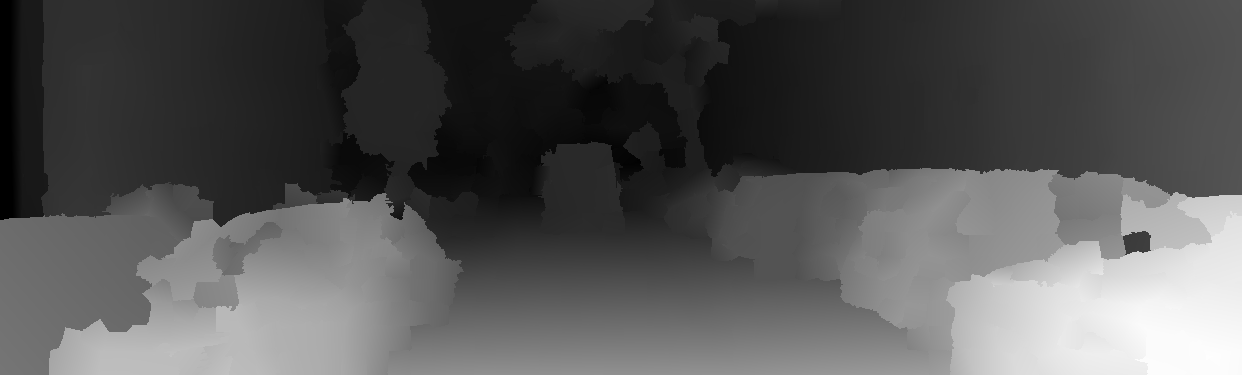
%> input picture data/disp_est.png, 1242 x 375 px
$ octave demo.m   (GNU Octave 9; MATLAB toolbox functions it lacks are replaced by stand-ins)
%> lines starting %> are read from the running program, lines starting %| are printed output that depends on the picture; in (x1, y1, x2, y2) boxes, pixels count from 0 and x2, y2 are one past the last pixel; in counts of white or black regions, pixels touching at a corner belong together; the program's own positions count from 1
%> in disp_read, I is the input picture: size 375x1242 uint16; min 0, max 29169, mean 9842.9
%> in disp_read, `D(I==0) = -1;`: D: size 375x1242 double; min -1, max 113.9, mean 38.4
%> call 2 of disp_read, with filename = 'data/disp_gt.png'
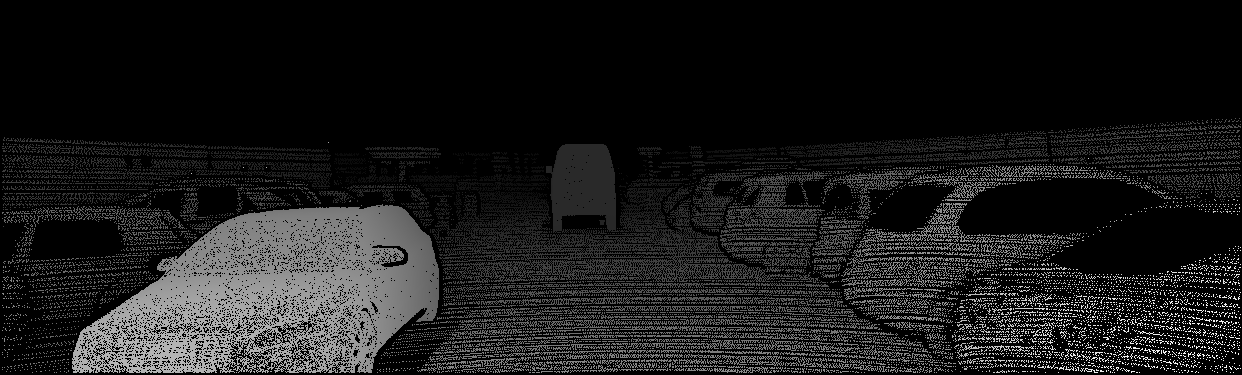
%> input picture data/disp_gt.png, 1242 x 375 px
%> in disp_read, I is the input picture: size 375x1242 uint16; min 0, max 29679, mean 3093.2
### disp_read.m
function D = disp_read (filename)
% loads disparity map D from png file
% for details see readme.txt

I = imread(filename);
D = double(I)/256;
D(I==0) = -1;

### disp_error.m
function d_err = disp_error (D_gt,D_est,tau)
%> called with tau = [3 0.05]

E = abs(D_gt-D_est);
n_err   = length(find(D_gt>0 & E>tau(1) & E./abs(D_gt)>tau(2)));
%> n_err = 15166
n_total = length(find(D_gt>0));
%> n_total = 111326
d_err = n_err/n_total;
%> d_err = 0.136

### disp_error_map.m
function [E,D_gt_val] = disp_error_map (D_gt,D_est)

D_gt_val = D_gt>=0;
E = abs(D_gt-D_est);
E(D_gt_val==0) = 0;

### disp_error_image.m
function D_err = disp_error_image (D_gt,D_est,tau,dilate_radius)

if nargin==3
  dilate_radius = 1;
end

[E,D_val] = disp_error_map (D_gt,D_est);
E = min(E/tau(1),(E./abs(D_gt))/tau(2));

cols = error_colormap();

D_err = zeros([size(D_gt) 3]);
for i=1:size(cols,1)
  [v,u] = find(D_val > 0 & E >= cols(i,1) & E <= cols(i,2));
  D_err(sub2ind(size(D_err),v,u,1*ones(length(v),1))) = cols(i,3);
  D_err(sub2ind(size(D_err),v,u,2*ones(length(v),1))) = cols(i,4);
  D_err(sub2ind(size(D_err),v,u,3*ones(length(v),1))) = cols(i,5);
end

D_err = imdilate(D_err,strel('disk',dilate_radius));

### disp_to_color.m
function I = disp_to_color (D,max_disp)
% computes color representation of disparity map
% code adapted from Oliver Woodford's sc.m
% max_disp optionally specifies the scaling factor

D = double(D);

if nargin==1
  max_disp = max(D(:));
end

I = disp_map(min(D(:)/max_disp,1));
I = reshape(I, [size(D,1) size(D,2) 3]);

%%%%%%%%%%%%%%%%%%%%%%%%%%%%%%%%%%
function I = disp_map(I)

map = [0 0 0 114; 0 0 1 185; 1 0 0 114; 1 0 1 174; ...
       0 1 0 114; 0 1 1 185; 1 1 0 114; 1 1 1 0];

bins  = map(1:end-1,4);
cbins = cumsum(bins);
bins  = bins./cbins(end);
cbins = cbins(1:end-1) ./ cbins(end);
ind   = min(sum(repmat(I(:)', [6 1]) > repmat(cbins(:), [1 numel(I)])),6) + 1;
bins  = 1 ./ bins;
cbins = [0; cbins];

I = (I-cbins(ind)) .* bins(ind);
I = min(max(map(ind,1:3) .* repmat(1-I, [1 3]) + map(ind+1,1:3) .* repmat(I, [1 3]),0),1);

### flow_read.m
function F = flow_read (filename)
% loads flow field F from png file
% for details see readme.txt

I = double(imread(filename));

F_u = (I(:,:,1)-2^15)/64;
F_v = (I(:,:,2)-2^15)/64;
F_valid = min(I(:,:,3),1);
F_u(F_valid==0) = 0;
F_v(F_valid==0) = 0;
F(:,:,1) = F_u;
F(:,:,2) = F_v;
F(:,:,3) = F_valid;

### flow_error_map.m
function [E,F_gt_val] = flow_error_map (F_gt,F_est)

F_gt_du  = shiftdim(F_gt(:,:,1));
F_gt_dv  = shiftdim(F_gt(:,:,2));
F_gt_val = shiftdim(F_gt(:,:,3));

F_est_du = shiftdim(F_est(:,:,1));
F_est_dv = shiftdim(F_est(:,:,2));

E_du = F_gt_du-F_est_du;
E_dv = F_gt_dv-F_est_dv;
E    = sqrt(E_du.*E_du+E_dv.*E_dv);
E(F_gt_val==0) = 0;

### flow_error.m
function f_err = flow_error (F_gt,F_est,tau)

[E,F_val] = flow_error_map (F_gt,F_est);
F_mag = sqrt(F_gt(:,:,1).*F_gt(:,:,1)+F_gt(:,:,2).*F_gt(:,:,2));
n_err   = length(find(F_val & E>tau(1) & E./F_mag>tau(2)));
n_total = length(find(F_val));
f_err = n_err/n_total;

### flow_error_image.m
function F_err = flow_error_image (F_gt,F_est,tau,dilate_radius)

if nargin==3
  dilate_radius = 1;
end

[E,F_val] = flow_error_map (F_gt,F_est);
F_mag = sqrt(F_gt(:,:,1).*F_gt(:,:,1)+F_gt(:,:,2).*F_gt(:,:,2));
E = min(E/tau(1),(E./F_mag)/tau(2));

cols = error_colormap();

F_err = zeros(size(F_gt));
for i=1:size(cols,1)
  [v,u] = find(F_val > 0 & E >= cols(i,1) & E <= cols(i,2));
  F_err(sub2ind(size(F_err),v,u,1*ones(length(v),1))) = cols(i,3);
  F_err(sub2ind(size(F_err),v,u,2*ones(length(v),1))) = cols(i,4);
  F_err(sub2ind(size(F_err),v,u,3*ones(length(v),1))) = cols(i,5);
end

F_err = imdilate(F_err,strel('disk',dilate_radius));

### flow_to_color.m
function I = flow_to_color (F,max_flow)
% computes color representation of optical flow field
% code adapted from Oliver Woodford's sc.m
% max_flow optionally specifies the scaling factor

F = double(F);

F_du  = shiftdim(F(:,:,1));
F_dv  = shiftdim(F(:,:,2));
F_val = shiftdim(F(:,:,3));

if nargin==1
  max_flow = max([abs(F_du(F_val==1)); abs(F_dv(F_val==1))]);
else
  max_flow = max(max_flow,1);
end

F_mag = sqrt(F_du.*F_du+F_dv.*F_dv);
F_dir = atan2(F_dv,F_du);

I = flow_map(F_mag(:),F_dir(:),F_val(:),max_flow,8);
I = reshape(I, [size(F_du,1) size(F_du,2) 3]);

%%%%%%%%%%%%%%%%%%%%%%%%%%%%%%%%%%
function I = flow_map(F_mag,F_dir,F_val,max_flow,n)

I(:,1) = mod(F_dir/(2*pi),1);
I(:,2) = F_mag * n / max_flow;
I(:,3) = n - I(:,2);
I(:,[2 3]) = min(max(I(:,[2 3]),0),1);
I = hsv2rgb(reshape(I,[],1,3));

I(:,:,1) = I(:,:,1) .* F_val;
I(:,:,2) = I(:,:,2) .* F_val;
I(:,:,3) = I(:,:,3) .* F_val;

### error_colormap.m
function cols = error_colormap ()
% color changes at 1

cols = [ 0/3.0,       0.1875/3.0,  49,  54, 149;
         0.1875/3.0,  0.375/3.0,   69, 117, 180;
         0.375/3.0,   0.75/3.0,   116, 173, 209;
         0.75/3.0,    1.5/3.0,    171, 217, 233;
         1.5/3.0,     3/3.0,      224, 243, 248;
         3/3.0,       6/3.0,      254, 224, 144;
         6/3.0,      12/3.0,      253, 174,  97;
        12/3.0,      24/3.0,      244, 109,  67;
        24/3.0,      48/3.0,      215,  48,  39;
        48/3.0,     inf,      165,   0,  38 ];

cols(:,3:5) = cols(:,3:5)/255;

### demo.m
clear all; close all; dbstop error;

% error threshold
tau = [3 0.05];

% stereo demo
disp('Load and show disparity map ... ');
D_est = disp_read('data/disp_est.png');
D_gt  = disp_read('data/disp_gt.png');
d_err = disp_error(D_gt,D_est,tau);
%> d_err = 0.136
D_err = disp_error_image(D_gt,D_est,tau);
%> in disp_error_map, `D_gt_val = D_gt>=0;`:
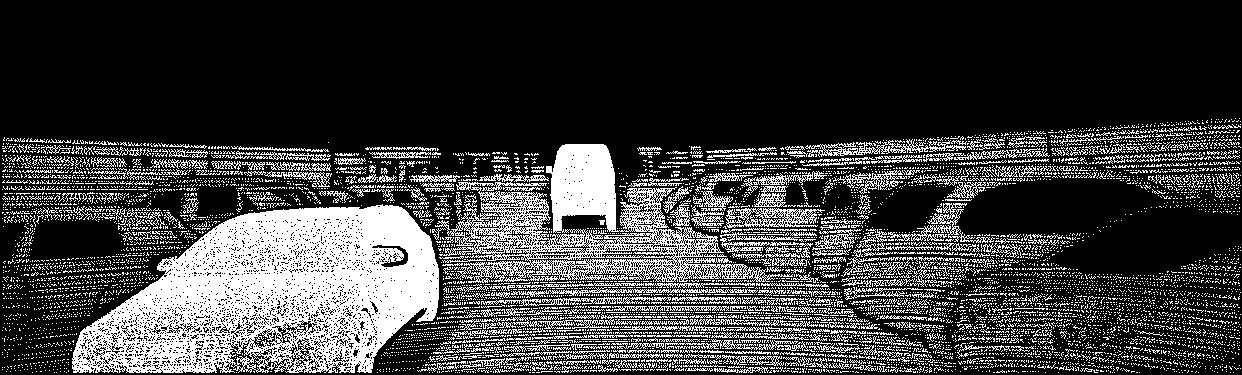
%> D_gt_val: size 375x1242 logical; 23.9% white; 7863 white regions (7413 under 20 px), largest, box (x1, y1, x2, y2) and area: (72, 204, 439, 373) 37750, (435, 144, 793, 283) 15975, (725, 208, 825, 228) 957
figure,imshow([disp_to_color([D_est;D_gt]);D_err]);
%> in disp_to_color, `D = double(D);`:
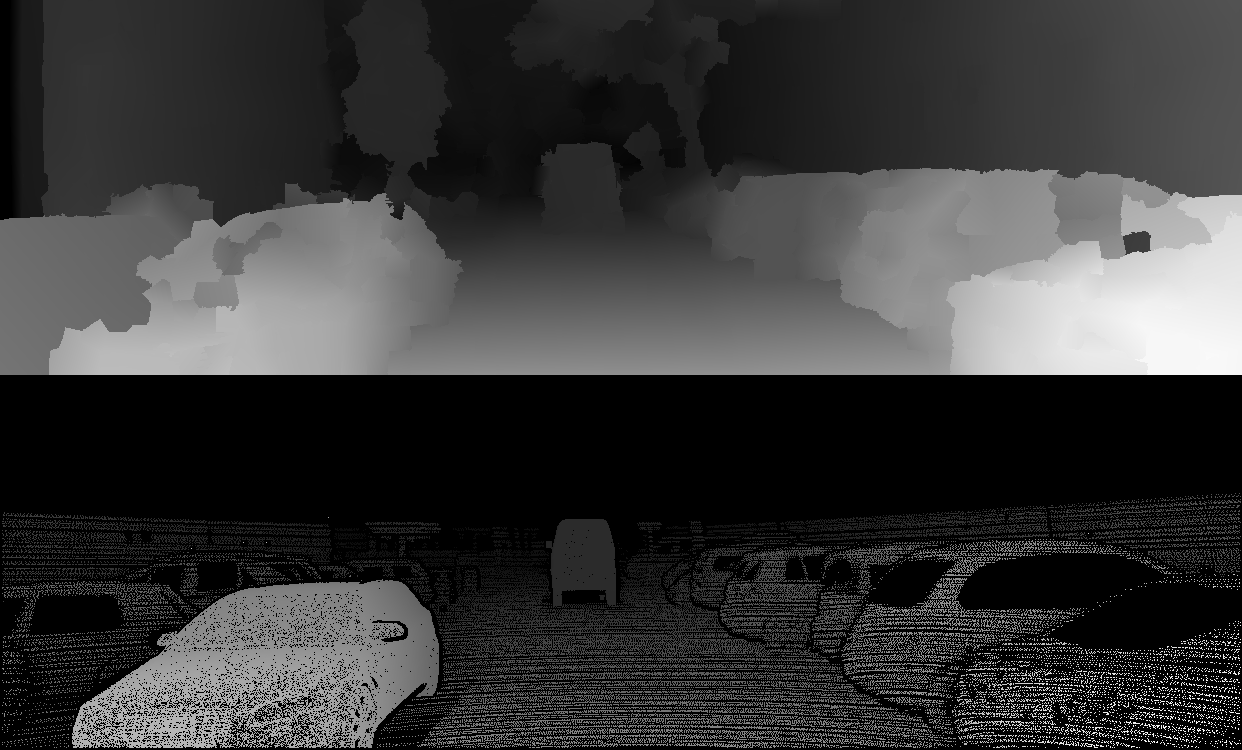
%> D: size 750x1242 double; min -1, max 115.9, mean 24.9; drawn with min black and max white
%> in disp_to_color, `max_disp = max(D(:));`: max_disp = 115.9
title(sprintf('Disparity Error: %.2f %%',d_err*100));

% flow demo
disp('Load and show optical flow field ... ');
F_est = flow_read('data/flow_est.png');
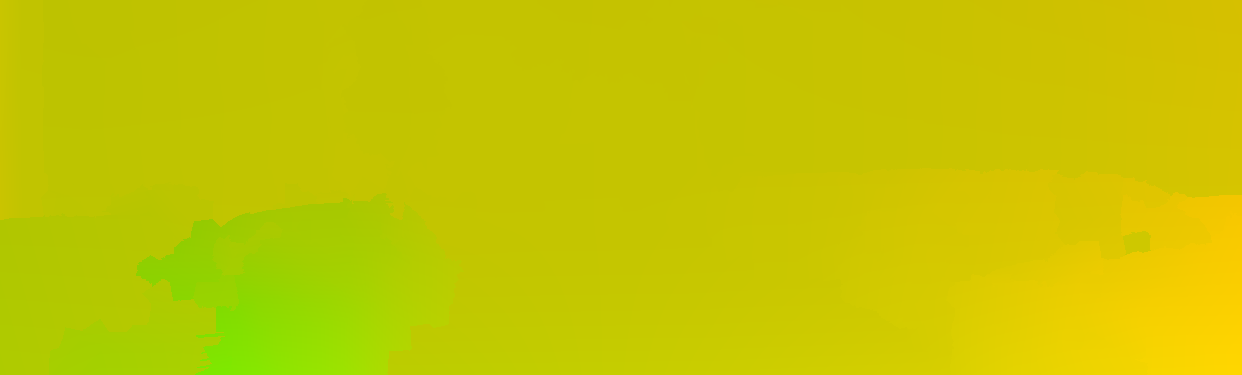
%> input picture data/flow_est.png, 1242 x 375 px
%> in flow_read, `F_valid = min(I(:,:,3),1);`: F_valid: size 375x1242 double; every value is 1
F_gt  = flow_read('data/flow_gt.png');
%> call 2 of flow_read, with filename = 'data/flow_gt.png'
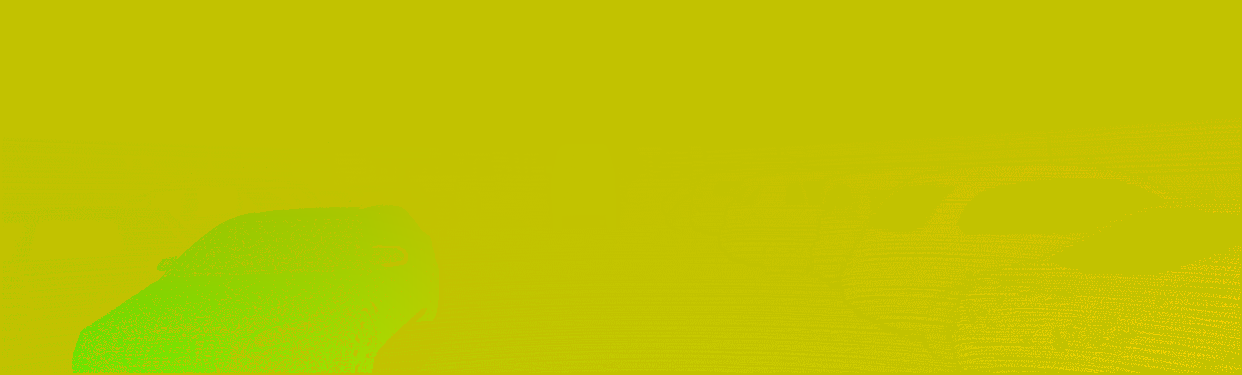
%> input picture data/flow_gt.png, 1242 x 375 px
f_err = flow_error(F_gt,F_est,tau);
%> in flow_error, `n_err   = length(find(F_val & E>tau(1) & E./F_mag>tau(2)));`: n_err = 23031
%> in flow_error, `f_err = n_err/n_total;`: f_err = 0.207
%> f_err = 0.207
F_err = flow_error_image(F_gt,F_est,tau);
figure,imshow([flow_to_color([F_est;F_gt]);F_err]);
%> in flow_to_color, `F_val = shiftdim(F(:,:,3));`:
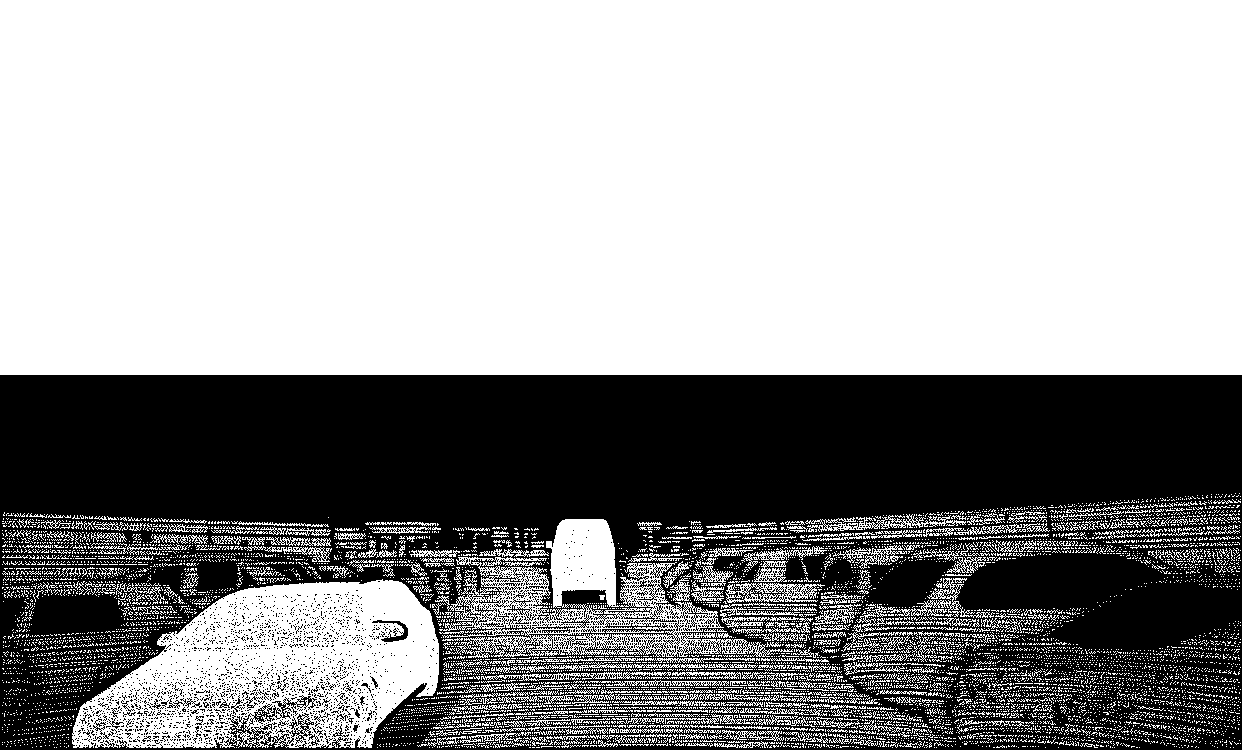
%> F_val: size 750x1242 double; values 0 (black) and 1 (white), 62% white; 2325 black regions (2280 under 20 px), largest, box (x1, y1, x2, y2) and area: (0, 375, 1242, 750) 347080, (372, 620, 408, 642) 259, (494, 590, 533, 608) 117
%> in flow_to_color, `max_flow = max([abs(F_du(F_val==1)); abs(F_dv(F_val==1))]);`: max_flow = 223.5
%> after `imshow([flow_to_color([F_est;F_gt]);F_err])`:
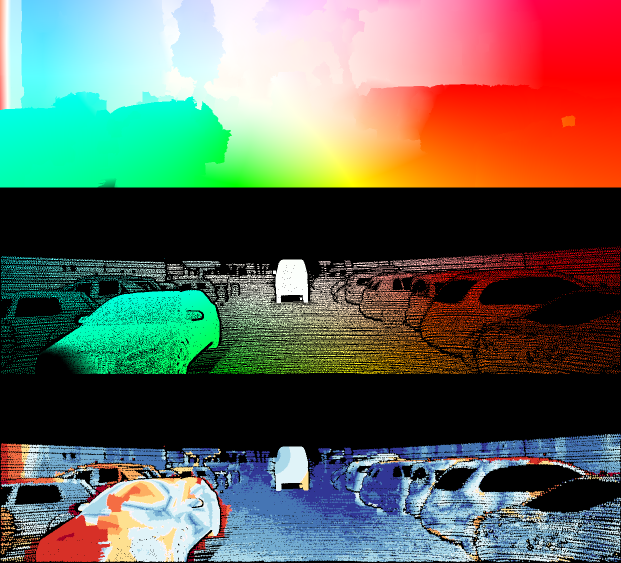
%> displayed picture: size 1125x1242x3, on the screen's scale of 0 to 255 (shown at 1/2 size); mean R, G, B 98.7, 100.9, 88.7
title(sprintf('Flow Error: %.2f %%',f_err*100));
